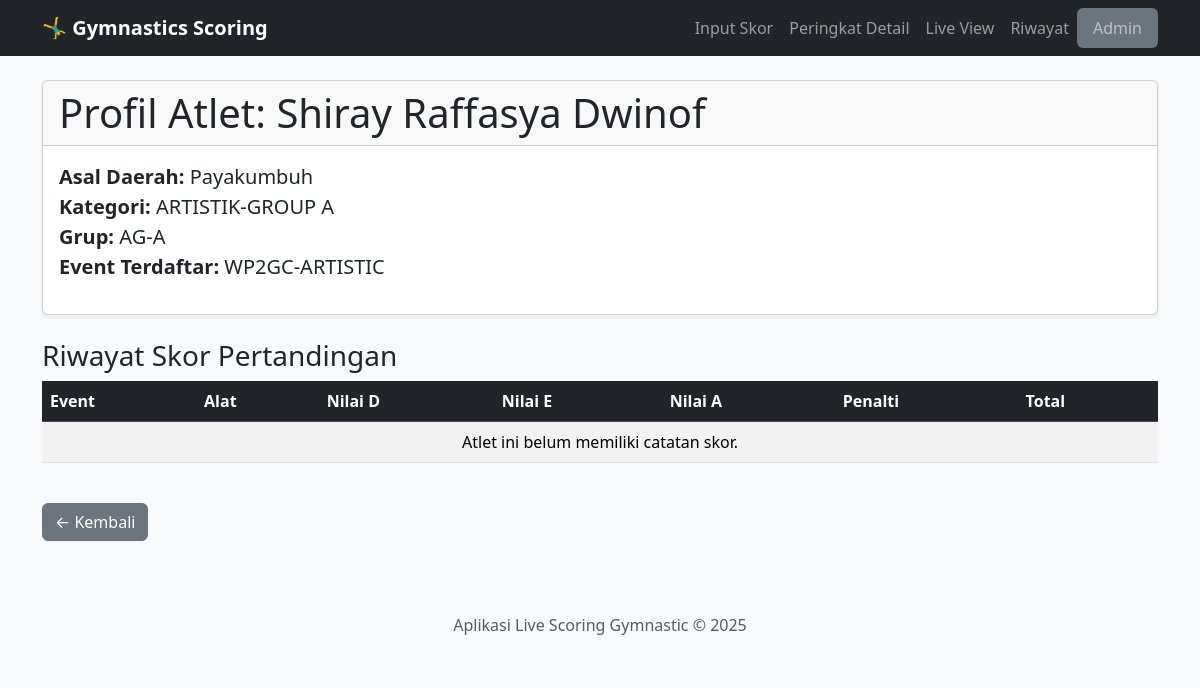
/peserta/5, run on an earlier commit of the app's database.
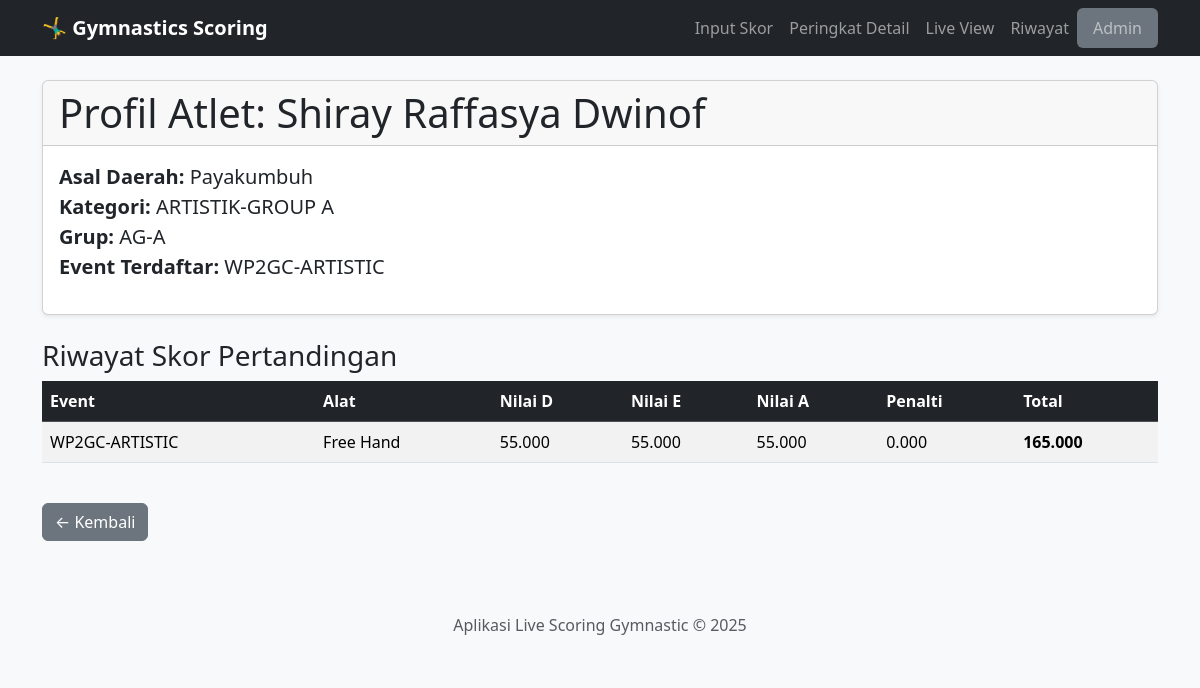
And on a later commit of the database.
### app.py (models this page shows)
class Skor(db.Model):
    id = db.Column(db.Integer, primary_key=True)
    event_id = db.Column(db.Integer, db.ForeignKey('event.id'), nullable=False)
    peserta_id = db.Column(db.Integer, db.ForeignKey('peserta.id'), nullable=False)
    alat_id = db.Column(db.Integer, db.ForeignKey('alat.id'), nullable=False)
    nilai_d = db.Column(db.Float, nullable=False, default=0.0)
    nilai_e = db.Column(db.Float, nullable=False, default=0.0)
    nilai_a = db.Column(db.Float, nullable=False, default=0.0)
    penalti = db.Column(db.Float, nullable=False, default=0.0)
    total_nilai = db.Column(db.Float, nullable=False, default=0.0)
    sesi_pertandingan = db.Column(db.String(100), default="current")
    event = db.relationship('Event', backref=db.backref('skor', lazy=True, cascade="all, delete"))
    peserta = db.relationship('Peserta', backref=db.backref('skor', lazy=True, cascade="all, delete"))
    alat = db.relationship('Alat')

class Event(db.Model):
    id = db.Column(db.Integer, primary_key=True)
    nama = db.Column(db.String(200), nullable=False)
    tanggal = db.Column(db.Date, nullable=False)
    is_active = db.Column(db.Boolean, default=False, nullable=False)

class Alat(db.Model):
    id = db.Column(db.Integer, primary_key=True)
    nama = db.Column(db.String(100), unique=True, nullable=False)

### app.py (the view)
@app.route('/peserta/<int:peserta_id>')
def profil_peserta(peserta_id):
    peserta = Peserta.query.get_or_404(peserta_id)
    skor_peserta = Skor.query.filter_by(peserta_id=peserta.id)\
        .join(Event).order_by(Event.tanggal.desc()).all()
    return render_template('profil_peserta.html', peserta=peserta, skor_list=skor_peserta)

### templates/profil_peserta.html (shortened to what this page needs)
{% extends 'layout.html' %}
{% block content %}
<div class="card shadow-sm mb-4">
    <div class="card-header">
        <h1 class="mb-0">Profil Atlet: {{ peserta.nama }}</h1>
    </div>
    <div class="card-body">
        <p class="fs-5">
            <strong>Asal Daerah:</strong> {{ peserta.daerah.nama }} <br>
            <strong>Kategori:</strong> {{ peserta.kategori.nama }} <br>
            <strong>Grup:</strong> {{ peserta.grup.nama }} <br>
            <strong>Event Terdaftar:</strong> {{ peserta.event.nama }}
        </p>
    </div>
</div>
<h3 class="mt-4">Riwayat Skor Pertandingan</h3>
<div class="table-responsive">
    <table class="table table-striped table-hover">
        <thead class="table-dark">
            <tr>
                <th>Event</th>
                <th>Alat</th>
                <th>Nilai D</th>
                <th>Nilai E</th>
                <th>Nilai A</th>
                <th>Penalti</th>
                <th>Total</th>
            </tr>
        </thead>
        <tbody>
            {% for skor in skor_list %}
            <tr>
                <td>{{ skor.event.nama }}</td>
                <td>{{ skor.alat.nama }}</td>
                <td>{{ "%.3f"|format(skor.nilai_d) }}</td>
                <td>{{ "%.3f"|format(skor.nilai_e) }}</td>
                <td>{{ "%.3f"|format(skor.nilai_a) }}</td>
                <td>{{ "%.3f"|format(skor.penalti) }}</td>
                <td><strong>{{ "%.3f"|format(skor.total_nilai) }}</strong></td>
            </tr>
            {% else %}
            <tr><td colspan="7" class="text-center">Atlet ini belum memiliki catatan skor.</td></tr>
            {% endfor %}
        </tbody>
    </table>
</div>
<div class="mt-4">
    <a href="javascript:history.back()" class="btn btn-secondary">&larr; Kembali</a>
</div>
{% endblock %}

What changed in the data, as far as the page shows it:
added Skor: event.nama "WP2GC-ARTISTIC", alat.nama "Free Hand", nilai_d "55.000", nilai_e "55.000", nilai_a "55.000", penalti "0.000", total_nilai "165.000"
Also different on the page:
text no longer shown: "Atlet ini belum memiliki catatan skor."
